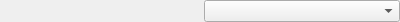
<?xml version="1.0" encoding="UTF-8"?>
<ui version="4.0">
 <class>Extra</class>
 <widget class="QWidget" name="Extra">
  <property name="geometry">
   <rect>
    <x>0</x>
    <y>0</y>
    <width>400</width>
    <height>20</height>
   </rect>
  </property>
  <property name="windowTitle">
   <string>Form</string>
  </property>
  <layout class="QHBoxLayout" name="horizontalLayout">
   <property name="spacing">
    <number>4</number>
   </property>
   <property name="leftMargin">
    <number>4</number>
   </property>
   <property name="topMargin">
    <number>0</number>
   </property>
   <property name="rightMargin">
    <number>0</number>
   </property>
   <property name="bottomMargin">
    <number>0</number>
   </property>
   <item>
    <widget class="QLabel" name="state_name">
     <property name="text">
      <string/>
     </property>
    </widget>
   </item>
   <item>
    <widget class="QComboBox" name="state_choices"/>
   </item>
  </layout>
 </widget>
 <resources/>
 <connections/>
</ui>
